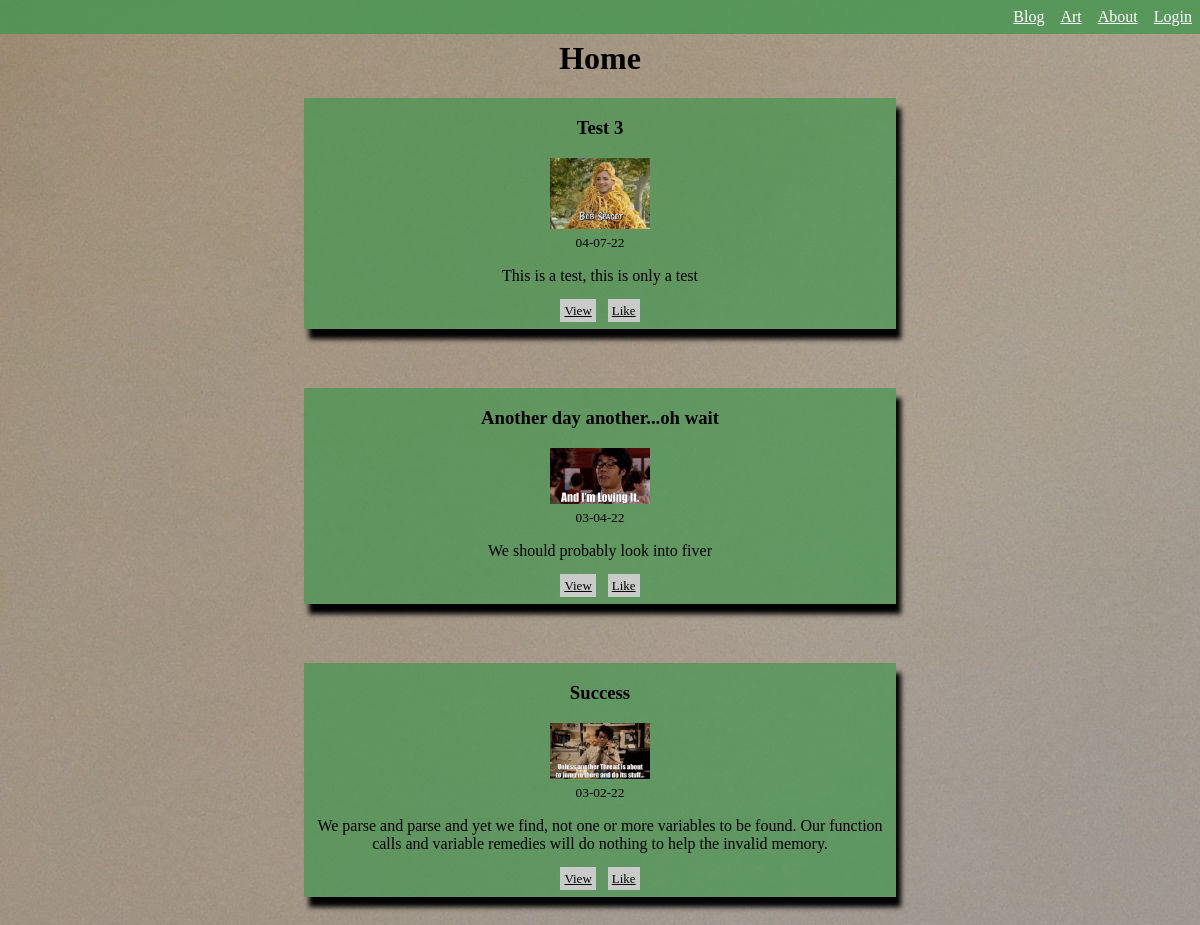
Page /home on the earlier database version.
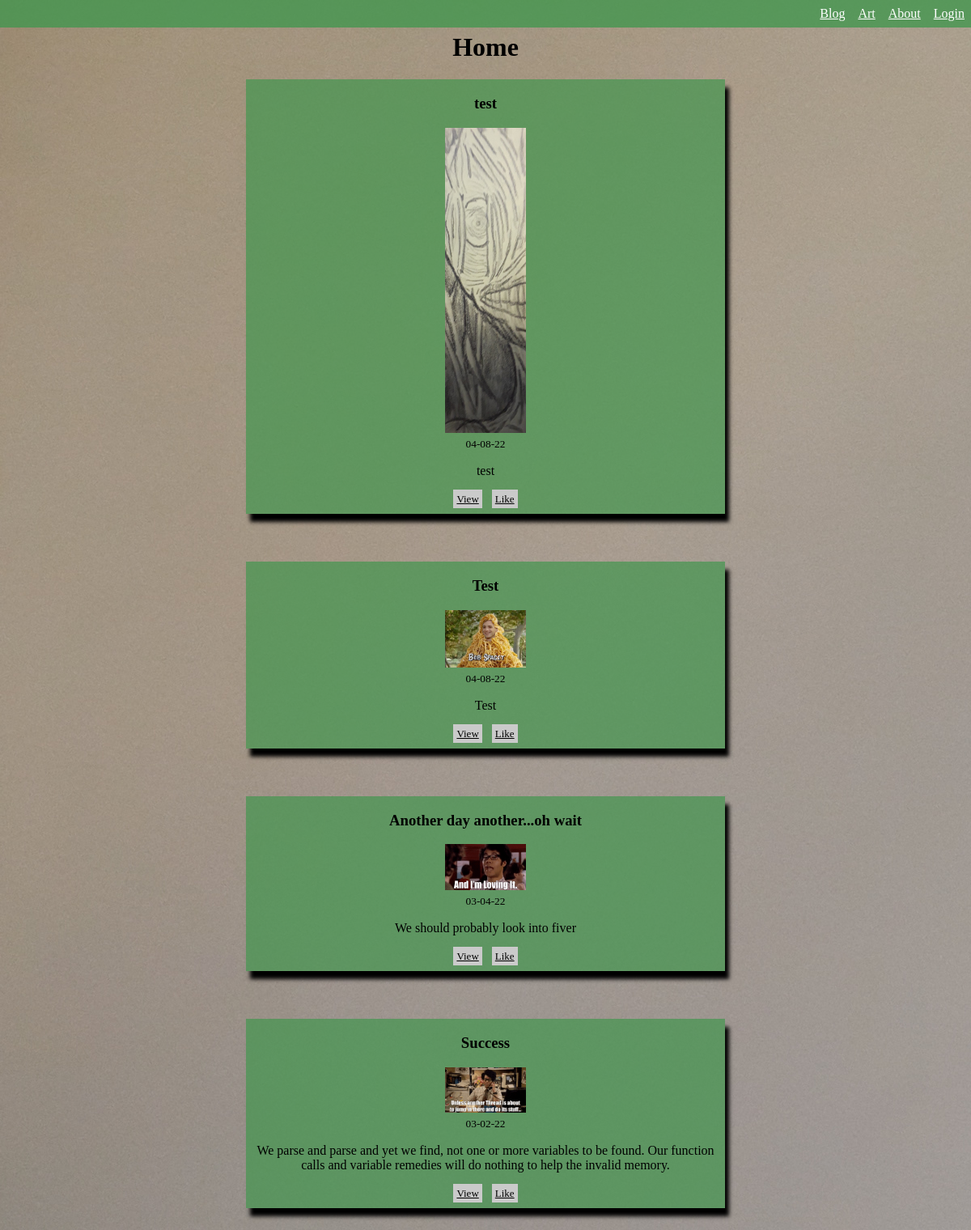
Same page on the later database version.
### website/models.py (models this page shows, shortened)
class Post(db.Model):
    id = db.Column(db.Integer, primary_key=True)
    title = db.Column(db.String(150))
    date_posted = db.Column(db.DateTime, nullable=False, default=datetime.utcnow)
    content = db.Column(db.Text, nullable=False)
    adminId = db.Column(db.Integer, db.ForeignKey('admin.id'), nullable=False)
    imageFile = db.Column(db.String(100), nullable = False, default ='default.jpg')

### website/views.py (the view)
@views.route('/', methods=['GET', 'POST'])
@views.route('/home')
def home():
    posts = posts = Post.query.order_by(Post.date_posted.desc())
    return render_template('index.html', title='Home Page', posts=posts)

### website/templates/index.html
{% extends "base.html" %}
{% block content %}
    <body class="home-body" align="center">
        <h1 style="margin-top:40px;">Home</h1>
        {% if posts %}
            {% for post in posts %}
                <section class="stickynote-wrapper">
                    <div class="stickynote-post">
                            <h3>{{ post.title }}</h3>
                            <img class="stickynote" src="{{ url_for('static', filename='posted_images/{}'.format(post.imageFile)) }}" width="100px" ,height="600px"><br>
                            <small>{{ post.date_posted.strftime('%m-%d-%y') }}</small>
                            <p>{{ post.content }}</p>
                            {% if current_user.is_authenticated %}
                                <a class="btn-mod1 btn-pad" href="{{ url_for('views.viewPost', id=post.id) }}">View</a>
                                <a class="btn-mod btn-pad" href="{{ url_for('auth.deletePost', id=post.id) }}">Delete</a>
                            {% else %}
                                <a class="btn-mod1 btn-pad" href="{{ url_for('views.viewPost', id=post.id) }}">View</a>
                                <a class="btn-mod1 btn-pad" href="#">Like</a>
                            {% endif %}
                    </div>
                </section>
            {% endfor %}
        {% else %}
            <h1>Nothing To display currently</h1>
        {% endif %}
    </body>
{% endblock %}

### website/templates/base.html (shortened to what this page needs)
<!DOCTYPE html>
<html lang="en">
<head>
    <link rel="stylesheet" href="../static/styles.css"/>
</head>
<body style="height:100%;" >
    <nav class="navbar">
        <ul>
            {% if current_user.is_authenticated %}
                <li><a href="{{ url_for('auth.logout') }}">Logout</a></li>
                <li><a href="{{ url_for('auth.admin') }}">Admin</a></li>
                <li><a href="{{ url_for('views.home') }}">Home</a></li>
                <li><a href="{{ url_for('views.blog') }}">Blog</a></li>
                <li><a href="{{ url_for('views.about') }}">About</a></li>
            {% else %}
                <li><a href="{{ url_for('auth.login') }}">Login</a></li>
                <li><a href="{{ url_for('views.about') }}">About</a></li>
                <li><a href="{{ url_for('views.home') }}">Art</a></li>
                <li><a href="{{ url_for('views.blog') }}">Blog</a></li>
            {% endif %}
        </ul>
    </nav>
    {% block content %}
    {% endblock %}
</body>
</html>

### website/static/styles.css (style rules this page uses)
.home-body { background-image: url('../static/site_images/paper.jpg'); }
.btn-mod1 { background: rgb(202, 202, 202); color: black; padding: 2px; font-size: 13px; padding: 4px; margin: 4px; }
.navbar ul { position: fixed; top: 0; width: 100%; list-style-type: none; background: rgba(68, 150, 79, 0.8); margin: 0; left: 0; padding: 0; }
.navbar li { float: right; margin: 0; }
.navbar li a { display: block; padding: 8px; color: white; }
.stickynote-wrapper { display: grid; grid-template-columns: repeat(1, auto-fit); grid-gap: 1em; }
.stickynote { min-height: auto; max-width: 100%; object-fit: scale-down; grid-column: repeat(auto-fit); }
.stickynote-post { margin-bottom: 3%; background-color: rgba(68, 150, 79, 0.7); background-size: contain; max-width: 100%; min-height: auto; margin-left: 25%; margin-right: 25%; margin-bottom: 5%; padding-bottom: 10px; box-shadow: 5px 10px 5px; }

Differences in the rows shown:
added Post: title "test", imageFile (picture), date_posted "04-08-22", content "test"
changed Post: title "Test 3" → "Test"; date_posted "04-07-22" → "04-08-22"; content "This is a test, this is only a test" → "Test"
